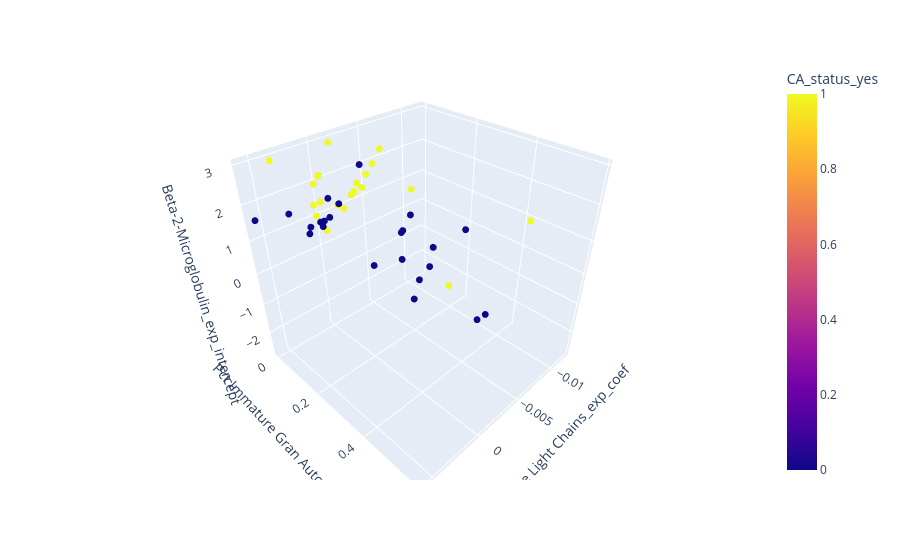

The notebook cell this image was saved under:
### Markdown cell above
## 3D scatter

### Code cell
top3_features = X.columns[svm_set_ranks[selected_run].sorted_features.astype(int)[:3]].values
fig = px.scatter_3d(dataTable, x=top3_features[0], y=top3_features[1], z=top3_features[2],
          color=y_column_Classification)
fig.update_traces(marker_size = 4)
fig.show()

### Figure 1 — Plotly figure (JSON) as saved in the notebook; plotly's stock layout.template omitted (floating-point values rounded to 4 significant figures)
{"data": [{"hovertemplate": "Kappa Free Light Chains_exp_coef=%{x}<br>Pct Immature Gran Auto_exp_mse=%{y}<br>Beta-2-Microglobulin_exp_intercept=%{z}<br>CA_status_yes=%{marker.color}<extra></extra>", "legendgroup": "", "marker": {"color": [1, 1, 1, 1, 1, 1, 1, 1, 1, 1, 1, 1, 1, 1, 1, 1, 1, 1, 1, 1, 1, 0, 0, 0, 0, 0, 0, 0, 0, 0, 0, 0, 0, 0, 0, 0, 0, 0, 0, 0, 0, 0, 0, 0], "coloraxis": "coloraxis", "size": 4, "symbol": "circle"}, "mode": "markers", "name": "", "scene": "scene", "showlegend": false, "type": "scatter3d", "x": [0.003804, 0.0001277, -0.0006021, 0.0007078, 0.001026, 0.0004865, -0.002374, -0.01042, -0.001661, 6.381e-05, -0.002543, -0.002144, -0.005845, -0.0002783, -0.006773, -0.004527, -0.01197, 0.0005603, -0.004932, -0.001281, -0.004852, 0, -0.00385, -9.575e-05, 0.0001154, -0.001212, 0.0002632, -0.0009152, 0.0001119, -0.0003904, -1.465e-05, 0.0001385, 0.005739, -0.0004123, -0.005738, 0.0003361, 0.002793, 0.003599, 0.001035, -0.001751, -0.000752, 0.001263, 0.002241, 0.002879], "y": [0.006674, 0.02153, 0.1494, 0.02188, 0.02752, 0.03329, 0.05672, 0.4569, 0.008217, 0.01421, 0.03599, 0.01297, 0, 0.009229, 4.535e-05, 0, 0.1354, 0.01005, 0.006179, 0.0122, 0.1975, 0.3365, 0.02562, 0.01097, 0.05048, 0.3203, 0.3991, 0, 0.00162, 0.421, 0.588, 0.1003, 0, 0.3163, 0.3658, 0.5763, 0.4682, 0.3736, 0.06052, 0.3674, 0.3043, 1.233e-32, 0.0646, 3.081e-33], "z": [2.95, 2.249, 2.37, 2.071, 1.543, 1.586, 1.638, 1.271, 1.157, 2.196, 1.452, 1.007, 1.917, 0.5481, 2.262, 1.335, -2.686, 1.097, 1.711, 2.961, 1.902, 1.902, 2.159, 0.8693, 1.159, 2.082, 0.9132, 1.413, 0.8244, 1.777, 0.9363, 1.736, 1.589, 1.715, 1.276, 0.796, 1.193, 1.705, 1.043, 0.8072, 0.8754, 0.6087, 1.202, 1.411]}], "layout": {"autosize": true, "coloraxis": {"colorbar": {"title": {"text": "CA_status_yes"}}, "colorscale": [[0, "#0d0887"], [0.1111, "#46039f"], [0.2222, "#7201a8"], [0.3333, "#9c179e"], [0.4444, "#bd3786"], [0.5556, "#d8576b"], [0.6667, "#ed7953"], [0.7778, "#fb9f3a"], [0.8889, "#fdca26"], [1, "#f0f921"]]}, "legend": {"tracegroupgap": 0}, "margin": {"t": 60}, "scene": {"aspectmode": "auto", "aspectratio": {"x": 1, "y": 1, "z": 1}, "domain": {"x": [0, 1], "y": [0, 1]}, "xaxis": {"title": {"text": "Kappa Free Light Chains_exp_coef"}, "type": "linear"}, "yaxis": {"title": {"text": "Pct Immature Gran Auto_exp_mse"}, "type": "linear"}, "zaxis": {"title": {"text": "Beta-2-Microglobulin_exp_intercept"}, "type": "linear"}}}}
